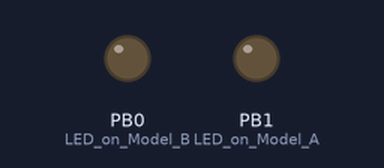
The sketch below on a simulated ATtiny85, built with avr-gcc and run on an emulated ATtiny85. Shown: output pins drawn as LEDs (lit = HIGH).

Above: at 1.05 s.
Timing chart, 0 to 4.0 s (numbered marks = the images above):
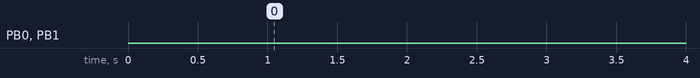

Measured:
- by itself, PB0 (LED_on_Model_B), PB1 (LED_on_Model_A): LOW → HIGH at 6.0 s, → LOW 0.10 s later, → HIGH 0.10 s later, → LOW 0.10 s later, … (1240 changes in this stretch)

The sketch:

DuckyPrintSketch.ino
```cpp
/*
* Sketch generated by duck2spark from Marcus Mengs aka MaMe82
*
*/
#include "DigiKeyboard.h"

#define DUCK_LEN 74
const PROGMEM uint8_t duckraw [DUCK_LEN] = {
	23, 2, 11, 0, 12, 0, 22, 0, 44, 0, 12, 0, 22, 0, 44, 0, 23, 0, 11, 0, 8, 0, 44, 0, 16, 0, 8, 0, 22, 0, 22, 0, 4, 0, 10, 0, 8, 0, 44, 0, 23, 0, 11, 0, 4, 0, 23, 0, 44, 0, 12, 2, 44, 0, 4, 0, 16, 0, 44, 0, 23, 0, 28, 0, 19, 0, 12, 0, 17, 0, 10, 0, 30, 2
};
int i = 1; //how many times the payload should run (-1 for endless loop)
bool blink=true;

void setup()
{
	// initialize the digital pin as an output.
	pinMode(0, OUTPUT); //LED on Model B
	pinMode(1, OUTPUT); //LED on Model A
	DigiKeyboard.delay(1000); //wait 1000 milliseconds before first run, to give target time to initialize
}

void loop()
{

	//should code be runned in this loop?
	if (i != 0) {
		DigiKeyboard.sendKeyStroke(0);

		//parse raw duckencoder script
		for (int i=0; i<DUCK_LEN; i+=2)
		{
			uint8_t key = pgm_read_word_near(duckraw + i);
			uint8_t mod = pgm_read_word_near(duckraw + i+1);
			if (key == 0) //delay (a delay>255 is split into a sequence of delays)
			{
				DigiKeyboard.delay(mod);
			}
			else DigiKeyboard.sendKeyStroke(key,mod);
		}
		i--;
		DigiKeyboard.delay(5000); //wait 5000 milliseconds before next loop iteration

	}
	else if (blink)
	{
		digitalWrite(0, HIGH);   // turn the LED on (HIGH is the voltage level)
		digitalWrite(1, HIGH);
		delay(100);               // wait for a second
		digitalWrite(0, LOW);    // turn the LED off by making the voltage LOW
		digitalWrite(1, LOW);
		delay(100);               // wait for a second
	}
}
```
